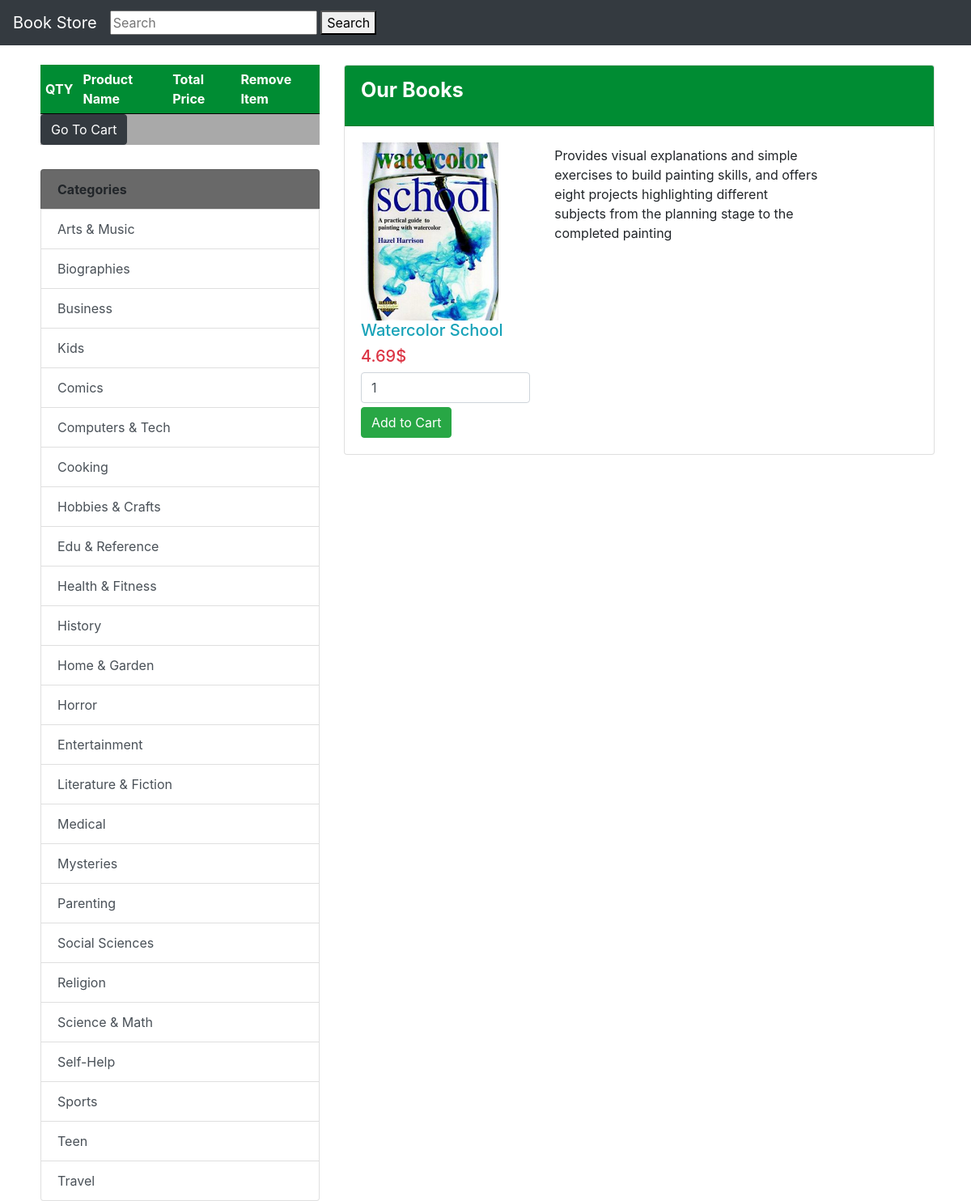
The app's page /product_details.php?id=11 with its own data.
### tables this page shows
CREATE TABLE IF NOT EXISTS `categories` (
  `id` int(11) NOT NULL AUTO_INCREMENT,
  `name` varchar(100) NOT NULL,
  PRIMARY KEY (`id`)
);

CREATE TABLE IF NOT EXISTS `products` (
  `id` int(11) NOT NULL AUTO_INCREMENT,
  `category_id` int(11) NOT NULL,
  `title` varchar(225) NOT NULL,
  `description` text NOT NULL,
  `image` varchar(100) NOT NULL,
  `price` decimal(10,2) NOT NULL,
  PRIMARY KEY (`id`),
  KEY `category_id` (`category_id`)
);

### product_details.php (the view, shortened to what this page needs)
<?php
	include("database.php");
	$id = $_REQUEST['id'];
	$sql = "SELECT * FROM products WHERE id=$id";
	$result = $conn->query($sql);
?>
<?php
	function pre_r($array)
	{
		print_r($array);
	}
?>
<!doctype html>
<html lang="en">
  <head>
	<link href="css/bootstrap.css" rel="stylesheet">
	<link href="css/custom.css" rel="stylesheet" type="text/css">
  </head>
  <body>
	<nav class="navbar navbar-expand-md navbar-dark bg-dark fixed-top">
	<a class="navbar-brand" href="index.php">Book Store</a>
	<form action="search.php" method="POST">
		<input type="text" name="search" placeholder="Search">
		<button type="submit" name="submit-search">Search</button>
	</form>
	</nav>
	<div class="container">
		<div class="row">
			<div class="col-md-4" style="padding-left: 20px;">
				<div class="cart-block" style="border-color: aqua; background-color: darkgrey;">
								<table cellpadding="6" cellspacing="1" style="width:100%" id="tbCart">
								<tr style="background-color: #008C33;">
									<th>QTY</th>
									<th>Product Name</th>
									<th>Total Price</th>
									<th>Remove Item</th>
								</tr>
							</table>
						<a class="btn btn-dark" href="checkout.php">Go To Cart</a>
				</div>
				<div class="list-group" style="padding-top: 30px;">
					<b class="list-group-item" style="background-color: dimgray;">
						Categories
					</b>
					<?php
					$sql_categories = "SELECT * FROM categories";
					$result_categories = $conn->query($sql_categories);
					if(mysqli_num_rows($result_categories)):
						while ($row = mysqli_fetch_array($result_categories)):
						?>
							<a href='product_by_category.php?id=<?php echo $row["id"]?>' class="list-group-item list-group-item-action">
								<?php echo $row['name']; ?>
							</a>
						<?php
						endwhile;
					endif;
					?>
				</div>
			</div>
			<div class="col-md-8">
				<div class="card">
					<div class="card-header" style="background:#008C33;">
						<div class="card-title" style="color:white; font-size: 25px;"><strong>Our Books</strong></div>
					</div>
					<div class="card-body" style="padding-top:0;">
						<div class="row">
						<?php
				if(mysqli_num_rows($result) > 0) {
					while ($row = mysqli_fetch_array($result)) {
						?>
						<div class="col-md-4">
							<form method="post" action="product_details.php?action=add&id=<?php echo $row["id"]; ?>" style="padding-top: 20px;">
								<div class="product">
								<a href='product_details.php?id=<?php echo $row["id"]?>'>
										<img src="images/<?php echo $row["image"]; ?>" class="img-responsive" style='width:170px; height: 220px;' >
								</a>
									<h5 class="text-info"><?php echo $row["title"]; ?></h5>
									<h5 class="text-danger"><?php echo $row["price"]; ?>$</h5>
									<input type="text" name="quantity" class="form-control" value="1">
									<input type="submit" name="add" style="margin-top: 5px;" class="btn btn-success" value="Add to Cart">
								</div>
							</form>
						</div>
						<div class="col-6">
							<p>
								<br>
								<?php
									echo $row["description"];
								?>
							</p>
						</div>
						<?php
					}
				}
			?>
						</div>
					</div>
				</div>
			</div>
		</div>
	</div>
</body>
</html>

### css/custom.css (style rules this page uses)
body { padding-top: 10px;; }
table, th, td { border-bottom: 1px solid black; border-collapse: collapse; }

### product_details.php (style rules this page uses)
tr { border-bottom: 1px solid black; border-collapse: collapse; }
th { color:white; }
body { padding-top: 80px; }

### records on screen
categories: name "Arts & Music"
categories: name "Biographies"
categories: name "Business"
categories: name "Kids"
categories: name "Comics"
categories: name "Computers & Tech"
categories: name "Cooking"
categories: name "Hobbies & Crafts"
categories: name "Edu & Reference"
categories: name "Health & Fitness"
categories: name "History"
categories: name "Home & Garden"
categories: name "Horror"
categories: name "Entertainment"
categories: name "Literature & Fiction"
categories: name "Medical"
categories: name "Mysteries"
categories: name "Parenting"
categories: name "Social Sciences"
categories: name "Religion"
categories: name "Science & Math"
categories: name "Self-Help"
categories: name "Sports"
categories: name "Teen"
categories: name "Travel"
products: image (picture), title "Watercolor School", price "4.69", description "Provides visual explanations and simple exercises to build painting skills, and offers eight projects highlighting different subjects from the planning stage to the completed painting"
